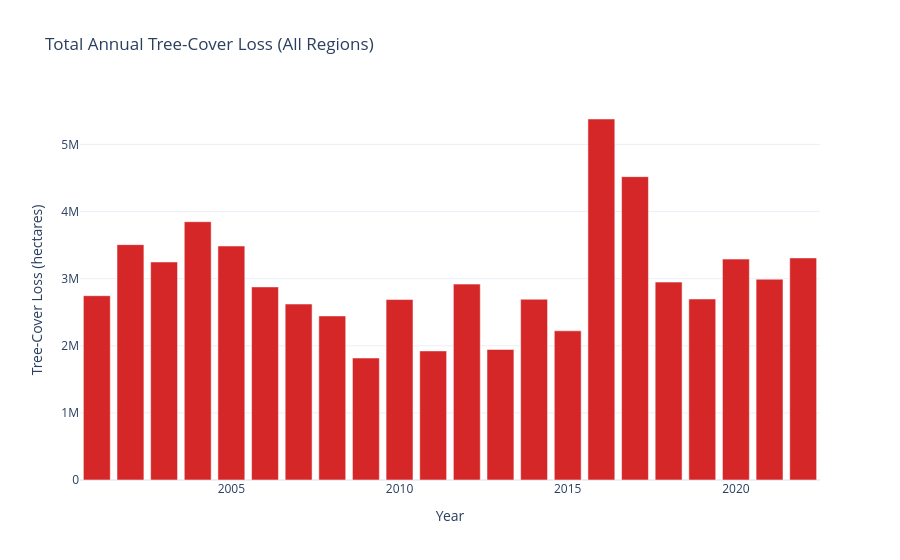

Write notebook code for a chart like this one.
### Markdown cell above
## Total Annual Tree-Cover Loss

### Code cell
plot_total_annual_loss(processed).show()

### Figure 1 — Plotly figure (JSON) as saved in the notebook; plotly's stock layout.template omitted (floating-point values rounded to 4 significant figures)
{"data": [{"hovertemplate": "Year=%{x}<br>Tree-Cover Loss (ha)=%{y}<extra></extra>", "legendgroup": "", "marker": {"color": "#d62728", "pattern": {"shape": ""}}, "name": "", "orientation": "v", "showlegend": false, "textposition": "auto", "type": "bar", "x": [2001, 2002, 2003, 2004, 2005, 2006, 2007, 2008, 2009, 2010, 2011, 2012, 2013, 2014, 2015, 2016, 2017, 2018, 2019, 2020, 2021, 2022], "xaxis": "x", "y": [2746359, 3507048, 3248530, 3848769, 3486563, 2876805, 2621819, 2444309, 1817902, 2688897, 1923364, 2918634, 1945507, 2693135, 2222772, 5378844, 4519833, 2948458, 2696750, 3291392, 2991912, 3308931], "yaxis": "y"}], "layout": {"barmode": "relative", "legend": {"tracegroupgap": 0}, "title": {"text": "Total Annual Tree-Cover Loss (All Regions)"}, "xaxis": {"anchor": "y", "domain": [0.0, 1.0], "title": {"text": "Year"}}, "yaxis": {"anchor": "x", "domain": [0.0, 1.0], "title": {"text": "Tree-Cover Loss (hectares)"}}}}
